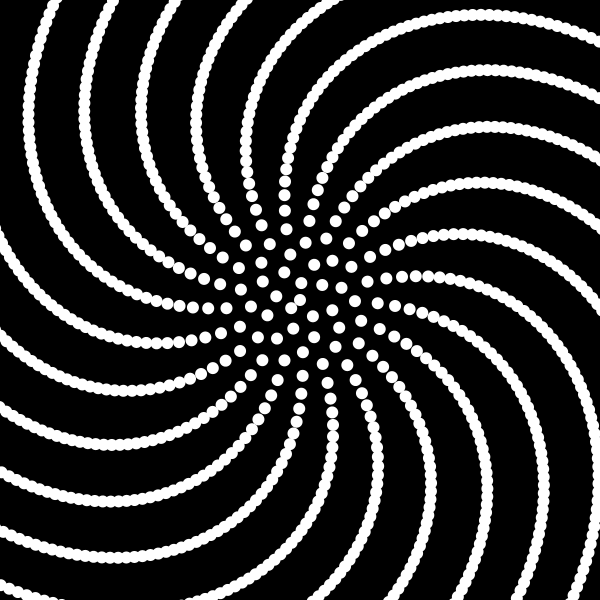
Frame 1 (no input)
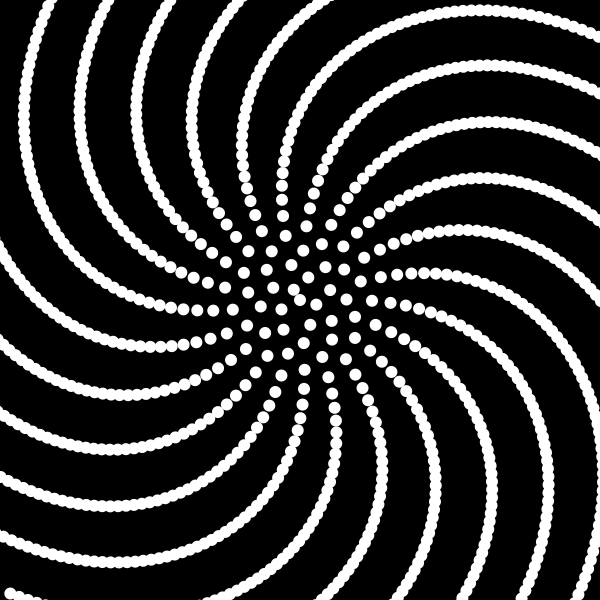
Frame 60 (the mouse pressed at the canvas centre just before this capture)
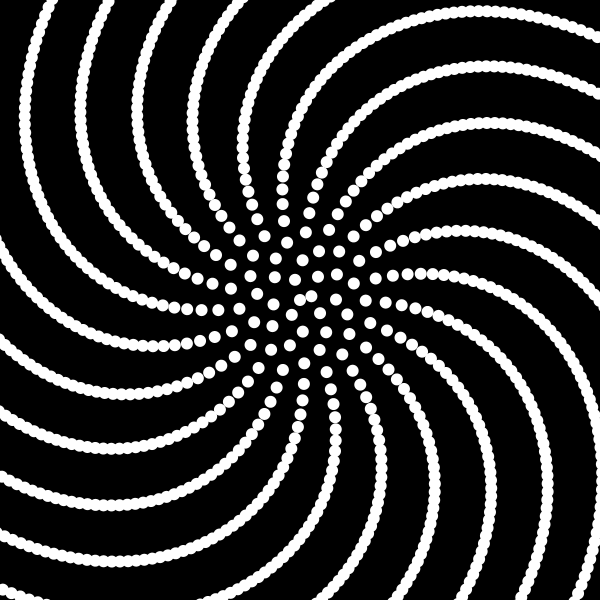
Frame 120 (the mouse held since frame 60 and released just before this capture)

The Processing sketch that drew these frames (run headless with seeded random() and noise(); from frame 60 on, the mouse is pressed at the canvas centre):

// Processing sketch: vortex
// ── vortex.pde

float n = 0;
float c = 12;
float x, y;
float rot = 0;

void setup(){
  size(600,600);
  background(0);
  noStroke();
  fill(255);
  
}


void draw(){

  background(0);
  translate(width/2, height/2);
  rotate(rot);
  Sunflower(1200);
   
  rot += 0.03; 
}

void Sunflower(int s){
  
    for(int i = 0; i < s; i++){
    float a = radians(i * 137.2);
    float r = c * sqrt(i);
  
    x = r * cos(a);
    y = r * sin(a);
  
    ellipse(x, y, 12, 12);
  }
}
